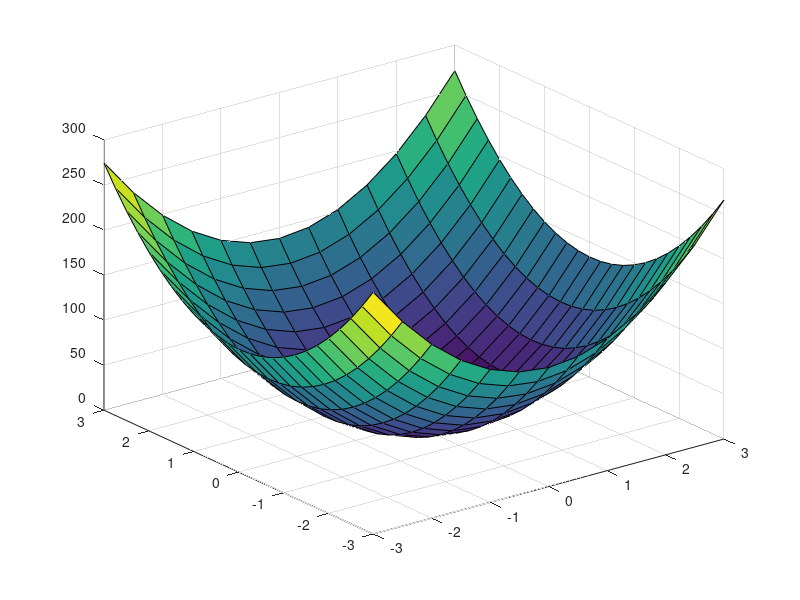
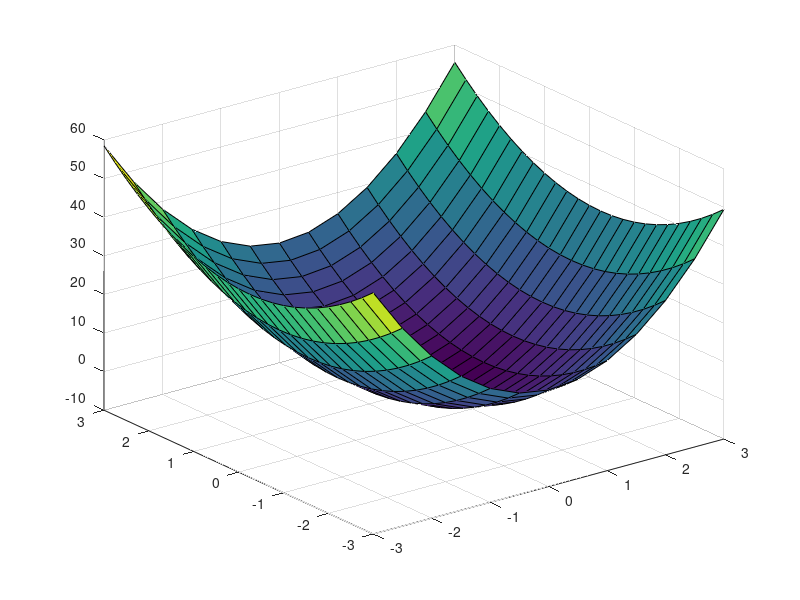
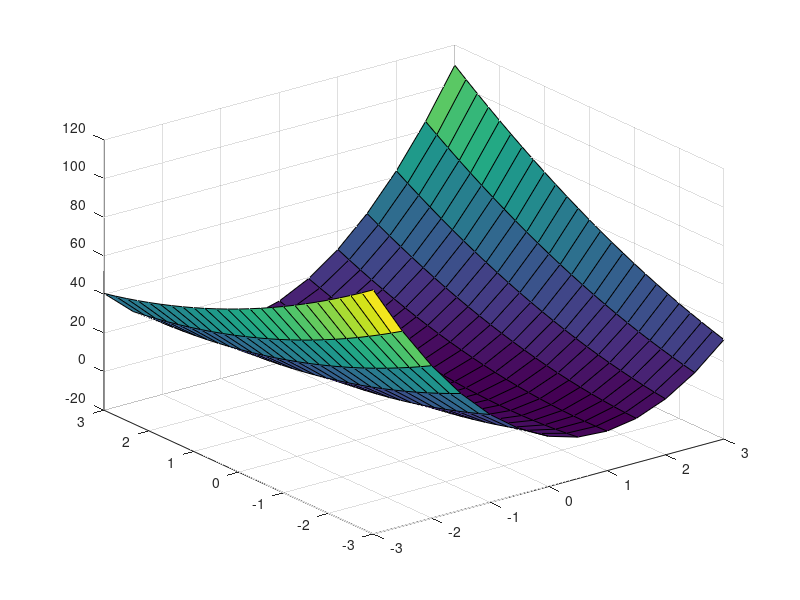

Here is the MATLAB script that generated these plots, in order:
%%%Tarea 1 - Aprendizaje Automático%%%

%Autores: Carlos Barrantes y Salomón Ramírez

%Tecnológico de Costa Rica - I Semestre 2022

function punt3()
  b=[-0.5 1]
  rango=[-3,3,-3,3]

  X=[rango(1):0.5:rango(2)]
  Y=[rango(3):0.25:rango(4)]

  [XX, YY] = meshgrid (X,Y);
  eq=[XX(:) YY(:)]';

  %%%%%%%%3.1%%%%%%%
  A=15*eye(2);
  Z1 = sum(eq.*(A*eq))+b*eq;
  figure(1)
  surf(XX, YY, reshape(Z1,size(XX)));

  %%%%%%%%3.2%%%%%%%
  A=diag([4,2]);
  Z2 = sum(eq.*(A*eq))+b*eq;
  figure(2)
  surf(XX, YY, reshape(Z2,size(XX)));
  
  %%%%%%%%3.3%%%%%%%
  A=[7 2;2 1];
  Z3 = sum(eq.*(A*eq))+b*eq;
  figure(3)
  surf(XX, YY, reshape(Z3,size(XX)));

endfunction